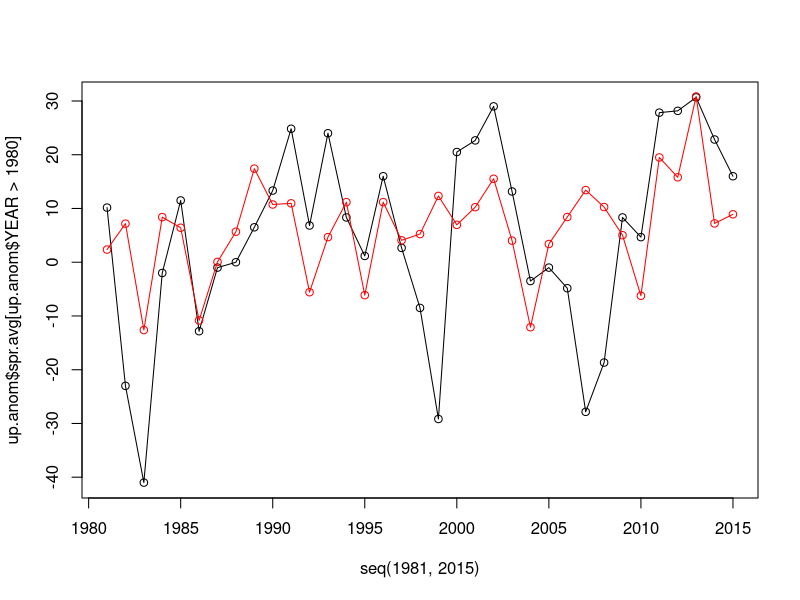

The R script that drew this image:


up.ind=read.table('data/MonthlyUpwellingIndex.txt', header=T) ##reads in monthly upwelling index, 
##data from http://www.pfeg.noaa.gov/products/PFELData/upwell/monthly/upindex.mon

up.ind$spr.avg=rowMeans(up.ind[,4:8])

up.ind$spr.avg[up.ind$YEAR>1980]


up.anom=read.table('data/MonthlyUpwellingIndexAnom.txt', header=T) ##reads in monthly upwelling index, 
##data from http://www.pfeg.noaa.gov/products/PFELData/upwell/monthly/upanoms.mon

up.anom$spr.avg=rowMeans(up.anom[,4:9]) ##

up.anom$spr.avg[up.anom$YEAR>1980]
plot(seq(1981,2015),up.anom$spr.avg[up.anom$YEAR>1980], type='o')


upwell=read.csv('data/ClimateCovars.csv', header=T)
points(seq(1981,2015),upwell$Upwelling[upwell$Year>1980], col='red', type='o')
